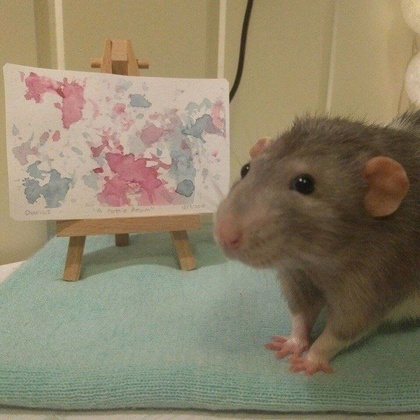
%> input picture lab-6/rat1.jpg, 420 x 420 px, shrunk from 720 x 720 before the run
$ octave lab_6_bin.m   (GNU Octave 9; MATLAB toolbox functions it lacks are replaced by stand-ins)
%> lines starting %> are read from the running program, lines starting %| are printed output that depends on the picture; in (x1, y1, x2, y2) boxes, pixels count from 0 and x2, y2 are one past the last pixel; in counts of white or black regions, pixels touching at a corner belong together; the program's own positions count from 1
img = imread('rat1.jpg');
%> img is the input picture: size 420x420x3 uint8; mean R, G, B 139.6, 129.7, 105.5
img = rgb2gray(img);
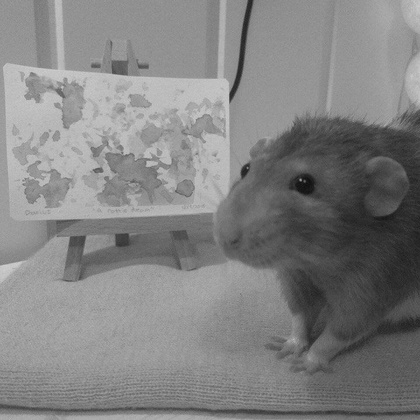
%> img: size 420x420 uint8; min 13, max 206, mean 129.9

global_thresh = graythresh(img);
%> global_thresh = 0.451
binary_global = imbinarize(img, global_thresh);
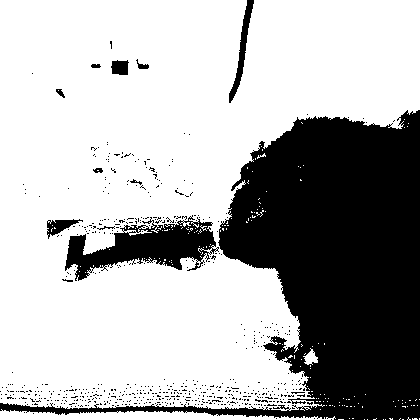
%> binary_global: size 420x420 logical; 69.3% white; 584 black regions (572 under 20 px), largest, box (x1, y1, x2, y2) and area: (0, 110, 420, 420) 46916, (65, 215, 219, 281) 4594, (229, 0, 254, 103) 627

subplot(1,3,1); imshow(img); title('Исходное изображение');
subplot(1,3,2); imshow(binary_global); title('Глобальная бинаризация (Оцу)');

block_size = 32;
binary_local = zeros(size(img));
for i = 1:block_size:size(img, 1)
    for j = 1:block_size:size(img, 2)
        row_end = min(i + block_size - 1, size(img, 1));
        col_end = min(j + block_size - 1, size(img, 2));
        block = img(i:row_end, j:col_end);
        local_thresh = graythresh(block);
        binary_local(i:row_end, j:col_end) = imbinarize(block, local_thresh);
    end
end
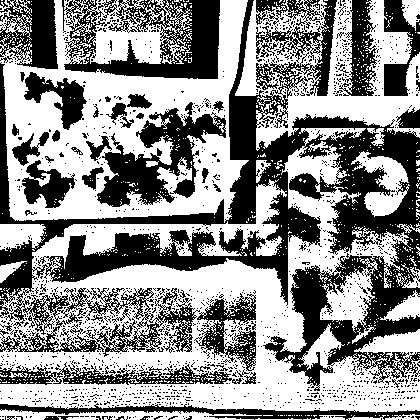
%> binary_local: size 420x420 double; values 0 (black) and 1 (white), 55.8% white; 1542 black regions (1488 under 20 px), largest, box (x1, y1, x2, y2) and area: (0, 0, 420, 391) 42434, (62, 0, 220, 79) 6814, (97, 102, 226, 207) 5472

subplot(1,3,3); imshow(binary_local); title('Локальная бинаризация (Оцу по блокам)');

$ run again, with lab-6/rat2.jpg copied over lab-6/rat1.jpg
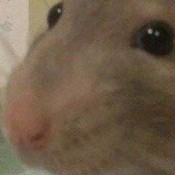
%> input picture lab-6/rat2.jpg, 175 x 175 px
%> img is the input picture: size 175x175x3 uint8; mean R, G, B 111.6, 93.2, 73.3
%> img: size 175x175 uint8
%> global_thresh = 0.475
%> `binary_global = imbinarize(img, global_thresh);`:
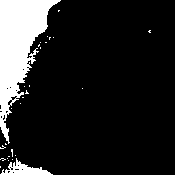
%> binary_global: size 175x175 logical; 13.8% white; 28 white regions (26 under 20 px), largest, box (x1, y1, x2, y2) and area: (0, 0, 61, 144) 3773, (0, 158, 53, 175) 388
%> after the loop `for i = 1:block_size:size(img, 1)`:
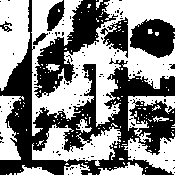
%> binary_local: size 175x175 double; values 0 (black) and 1 (white), 52.6% white; 140 black regions (132 under 20 px), largest, box (x1, y1, x2, y2) and area: (0, 0, 175, 175) 9252, (34, 0, 118, 98) 2654, (130, 19, 175, 58) 1271
